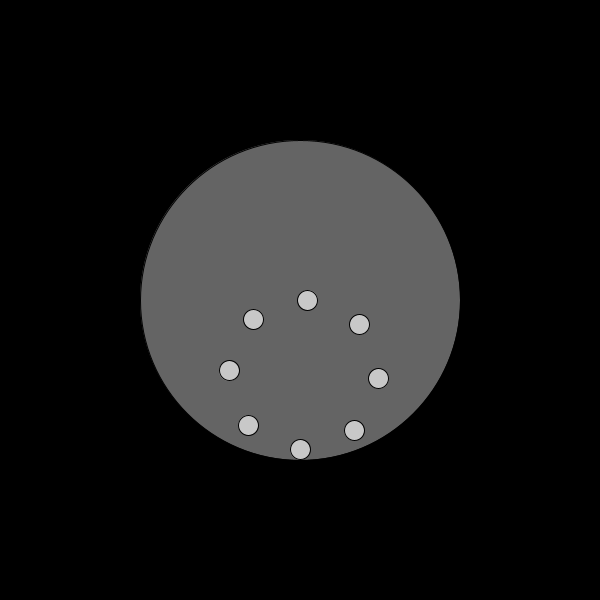
Frame 1 (no input)
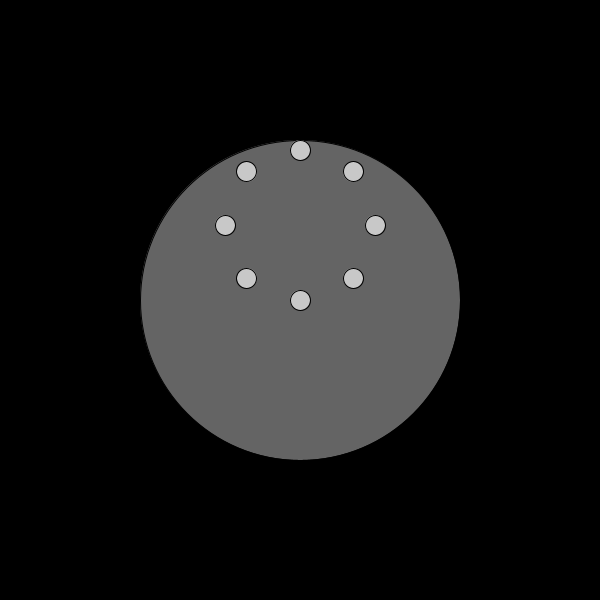
Frame 60 (the mouse pressed at the canvas centre just before this capture)
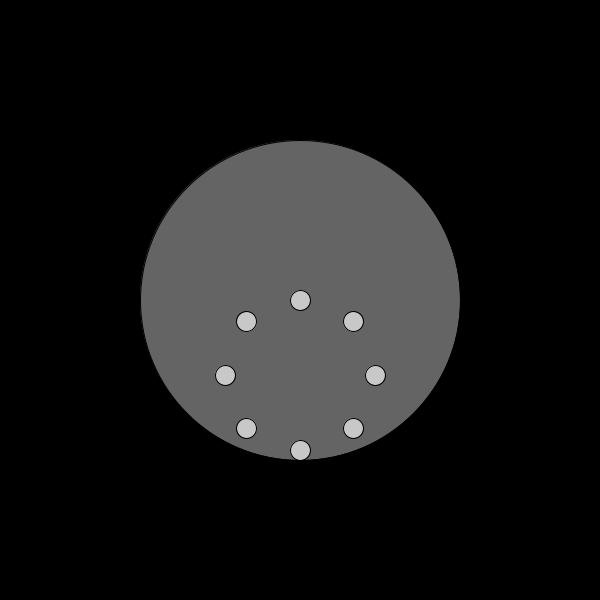
Frame 120 (the mouse held since frame 60 and released just before this capture)

The Processing sketch that drew these frames (run headless with seeded random() and noise(); from frame 60 on, the mouse is pressed at the canvas centre):

// Processing sketch: processing_155422
// ── processing_155422.pde

cycloid mainWheel;
cycloid[] subWheel;
float mainTheta=0;
float mainStep;
int balls = 8;
float ballDiameter=20.0;


void setup(){
  size(600,600);
  mainWheel = new cycloid(height/8,0.0,10.0,false,0);
  mainStep = 3;
  
  subWheel = new cycloid[balls];
  for (int i = 0; i < balls; i++) {    
    subWheel[i] = new cycloid(height/8,i * (360.0/float(balls)),ballDiameter,true,i+1);
  }  
  
}

void draw(){
  background(0);
  fill(100,100,100);
  ellipse(width/2,height/2,width/2+ballDiameter, height/2+ballDiameter);
  mainTheta = ((mainTheta + mainStep)>360)? 0: mainTheta + mainStep;
  
  mainWheel.draw(width/2,height/2,mainTheta);
  
  for (int i = 0; i < balls; i++) {    
    subWheel[i].draw(mainWheel.currentX,mainWheel.currentY,(360 - mainTheta));
  }
}



class cycloid{
  float centreX, centreY;
  float currentX, currentY;
  float radius;
  float pointSize;
  float startAngle, currentAngle;
  int cid;
  boolean visiblePoint;
  
  cycloid(float radius_,float startAngle_, float pointSize_, boolean visiblePoint_, int cid_){
    this.radius = radius_;
    this.pointSize = pointSize_;
    this.startAngle = startAngle_;
    this.visiblePoint = visiblePoint_;
    this.cid=cid_;    
  }
  
  void draw(float centreX_, float centreY_, float theta_){
    this.centreX = centreX_;
    this.centreY = centreY_;
    this.currentAngle = (startAngle+theta_>360) ? this.startAngle+theta_ : (this.startAngle+theta_-360);
    
    currentX = centreX + (sin(radians(currentAngle))*this.radius);
    currentY = centreY + (cos(radians(currentAngle))*this.radius);
      
    if (visiblePoint) {
      fill(200);
      ellipse(currentX, currentY,pointSize,pointSize);
    }                  
  }  
}
